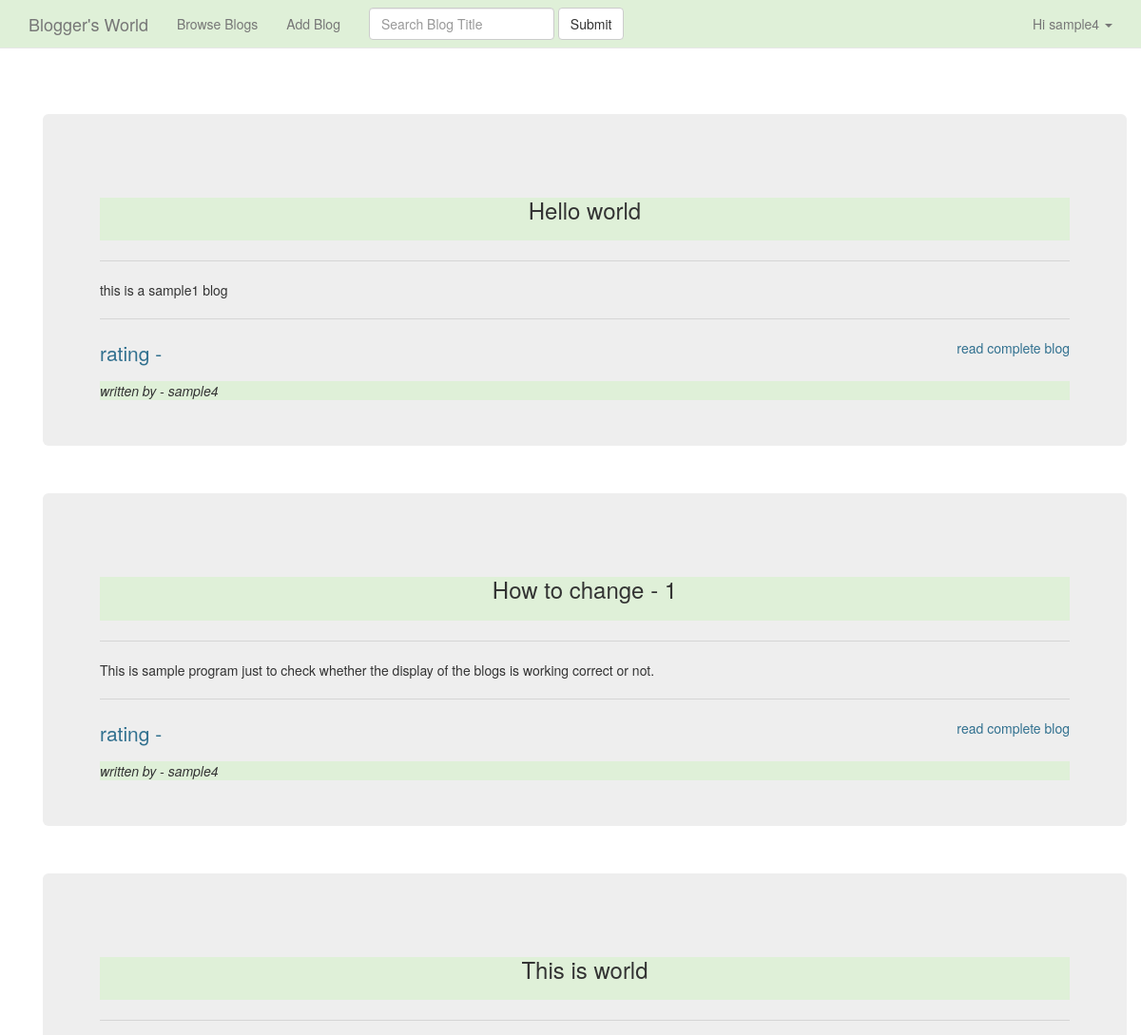
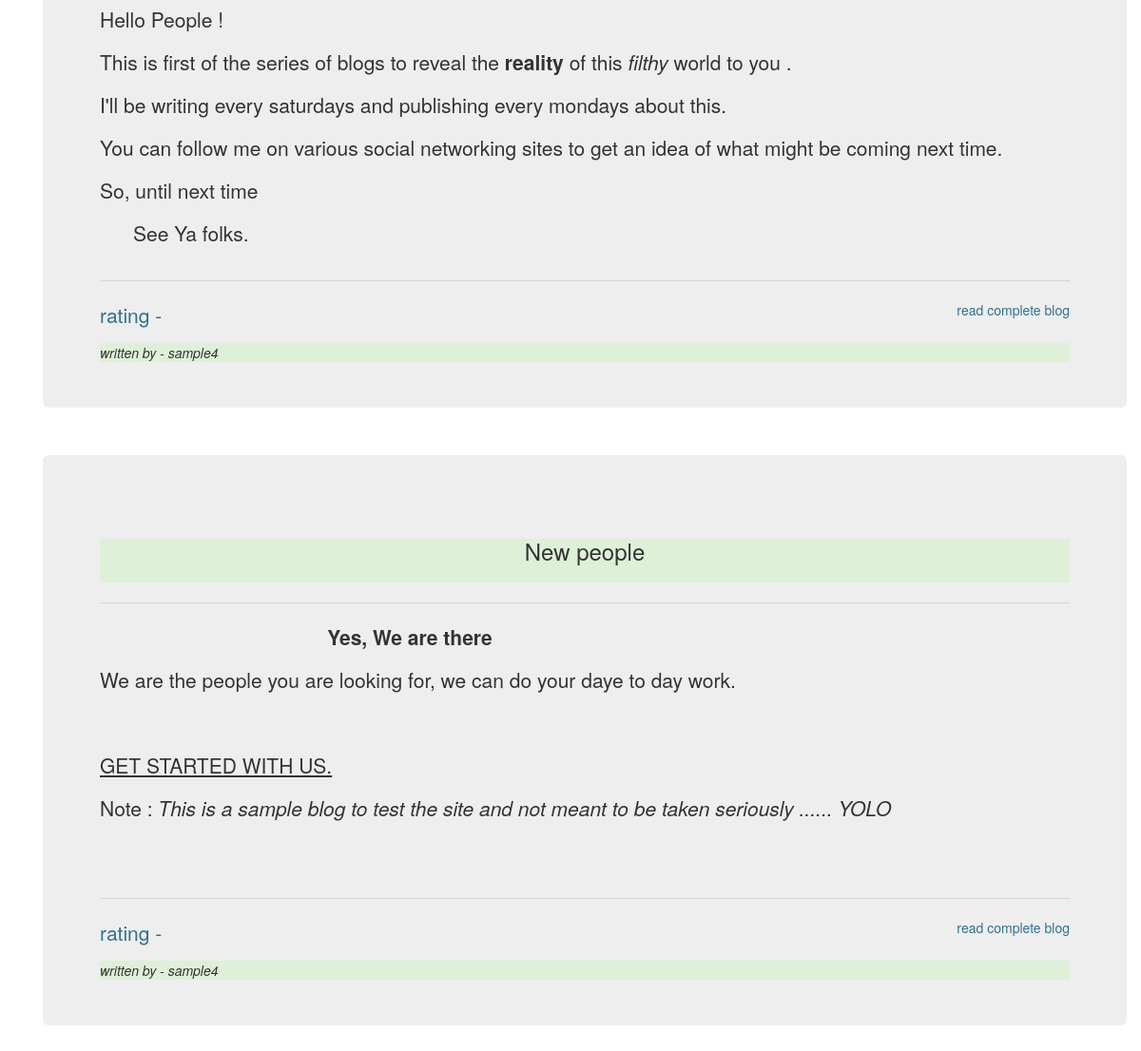
The app's page /blog/author_blogs/ (signed in), older data (2 pictures, top to bottom).
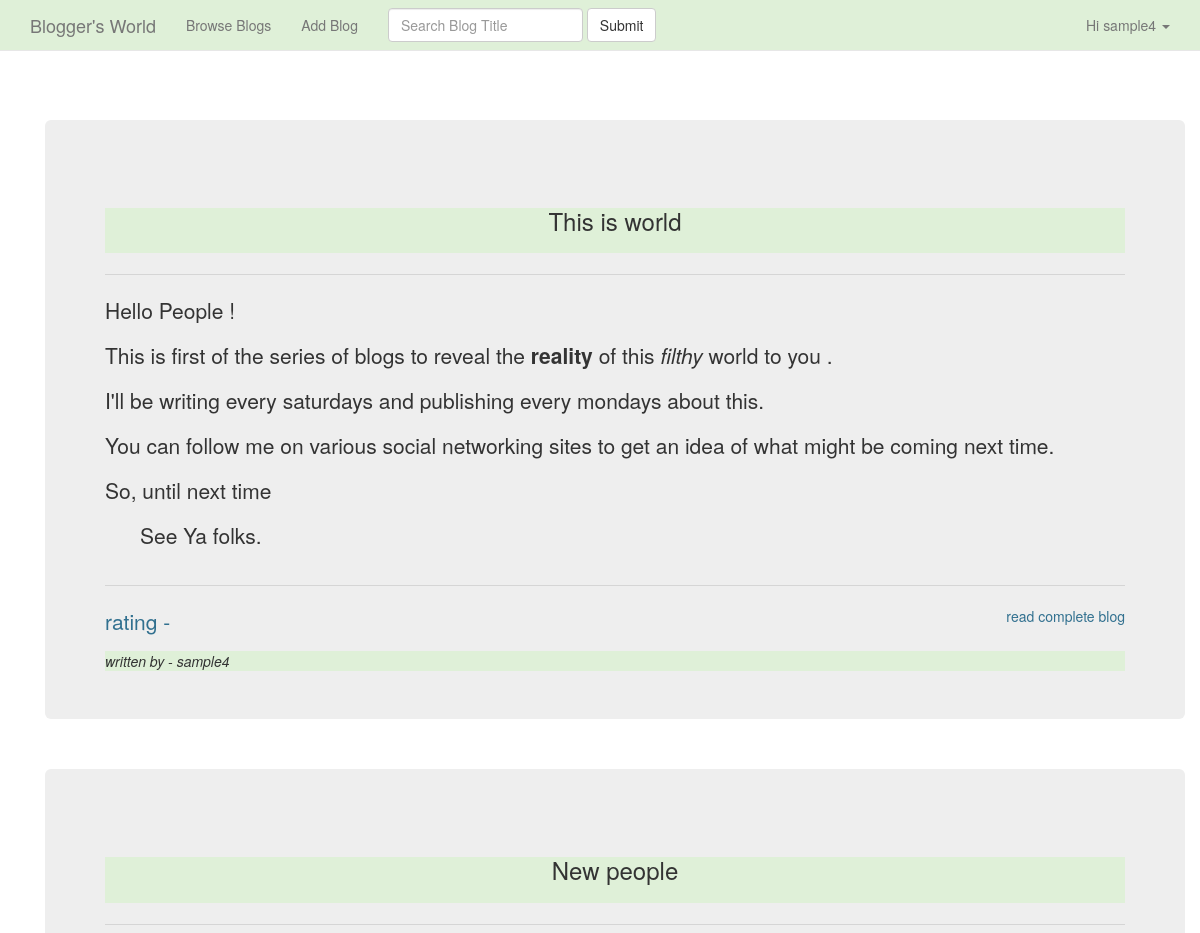
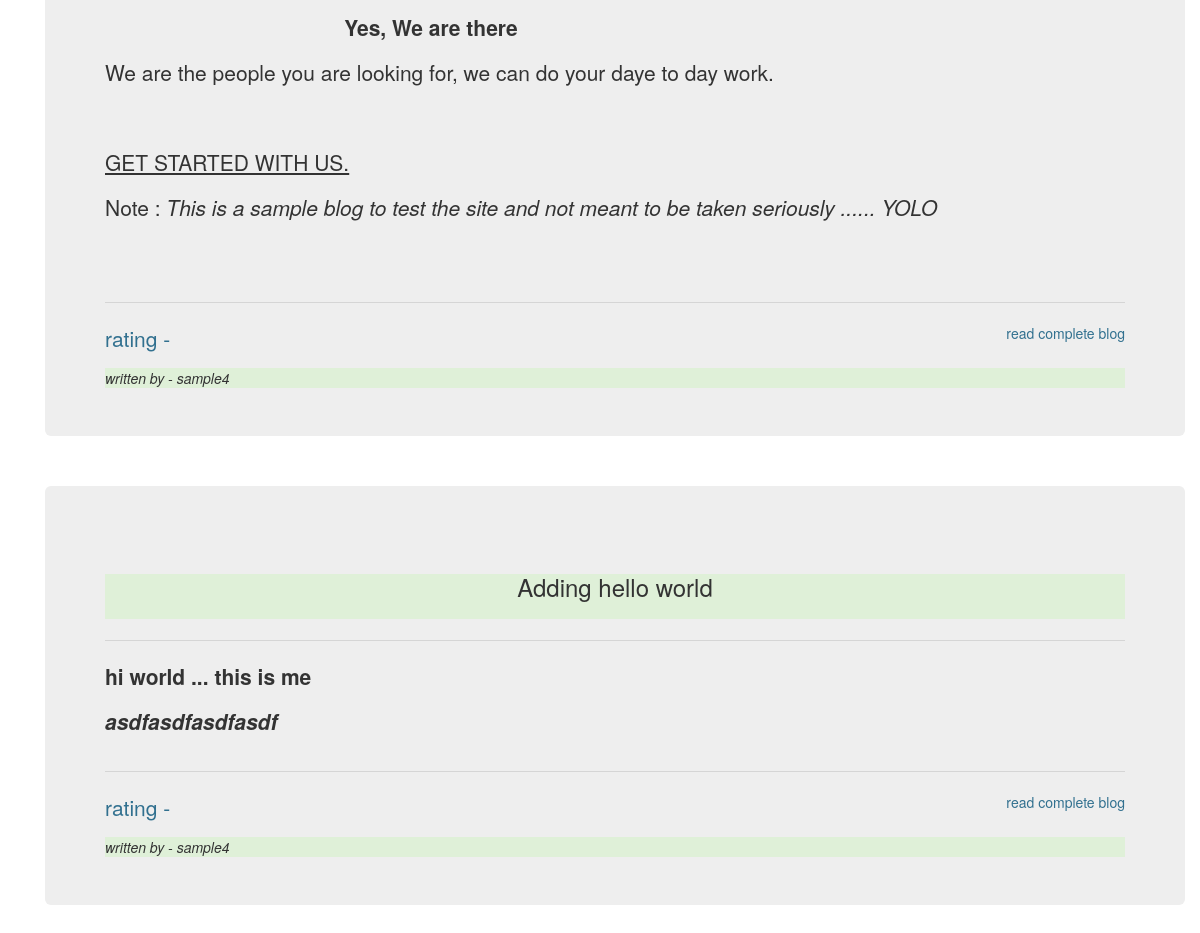
The same page, newer data (2 pictures, top to bottom).
### blog/models.py (models this page shows, shortened)
class Blog(models.Model):
    author = models.ForeignKey(User, on_delete=models.CASCADE)
    title = models.CharField(max_length=150)
    content = tinymce_models.HTMLField()
    created_on = models.DateTimeField()

### blog/views.py (the view)
class AuthorBlog(LoginRequiredMixin, ListView) :
    template_name = 'blog/view_all_blogs.html'
    login_url = '/home/login'
    redirect_field_name = ''
    def get_queryset(self, **kwargs):
        queryset = Blog.objects.filter(author=self.request.user.id)
        return queryset

### templates/blog/view_all_blogs.html (shortened to what this page needs)
{% extends 'base.html' %}
{% block contents %}
    <div class="container">
        {% for obj in object_list %}
            <div class="jumbotron " style="margin-top:50px;">
                <div class="content-header bg-success text-center page-header">
                    <h3>{{ obj.title | capfirst }}</h3>
                </div>
                <hr>
                <div class="content" style="width:100%; overflow:hidden;">
                    {{ obj.content | safe }}
                </div>
                <hr>
                <div class="content-footer">
                    <div class="row">
                        <div class="text-left col-md-8">
                                <p class="text-info">rating - {{ obj.rating }}</p>
                        </div>
                        <div class="text-right col-md-4">
                                <a class="text-info" href="{% url 'single_blog' obj.id %}">read complete blog</a>
                        </div>
                    </div>
                    <div class="bg-success">
                        <i>written by - {{ obj.author.username }}</i>
                    </div>
                </div>
            </div>
        {% endfor %}
    </div>
{% endblock contents %}

### templates/base.html (shortened to what this page needs)
<!DOCTYPE html>
<html lang="en">
<head>
    <link rel="stylesheet" href="https://maxcdn.bootstrapcdn.com/bootstrap/3.3.7/css/bootstrap.min.css" />
</head>
<body style="padding-top:70px">
    <nav class="navbar navbar-default navbar-fixed-top bg-primary">
        <div class="container-fluid bg-success">
            <div class="container-fluid">
                <div class="navbar-header">
                    <a class="navbar-brand" href="{% url 'home' %}">Blogger's World</a>
                </div >
                <div class="collapse navbar-collapse bg-success" id="bs-example-navbar-collapse-1">
                    <ul class="nav navbar-nav">
                        <li class=""><a href="{%  url 'view_all' %}">Browse Blogs <span class="sr-only">(current)</span></a></li>
                        <li><a href="{% url 'add_blog' %}">Add Blog</a></li>
                    </ul>
                        <form class="navbar-form navbar-left" role="search">
                            <div class="form-group">
                                <input type="text" class="form-control" placeholder="Search Blog Title">
                            </div >
                            <button type="submit" class="btn btn-default">Submit</button>
                        </form>
                        {% if user.is_authenticated %}
                            <ul class="nav navbar-nav navbar-right">
                                <li class="dropdown">
                                    <a href="#" class="dropdown-toggle" data-toggle="dropdown" role="button" aria-haspopup="true" aria-expanded="false">Hi {{ user.get_username }} <span class="caret"></span></a>
                                </li>
                            </ul>
                        {% endif %}
                    </div >
            </div >
        </div>
    </nav>
    <div class="container">
        {% block contents %}
        {% endblock contents %}
    </div>
</body>
</html>

Row changes from the older to the newer data that the page shows:
removed Blog: title "Hello world", content "this is a sample1 blog", author.username "sample4"
removed Blog: title "How to change - 1", content "This is sample program just to check whether the display of the blogs is working correct or not.", author.username "sample4"
added Blog: title "Adding hello world", content "hi world ... this is me asdfasdfasdfasdf", author.username "sample4"
